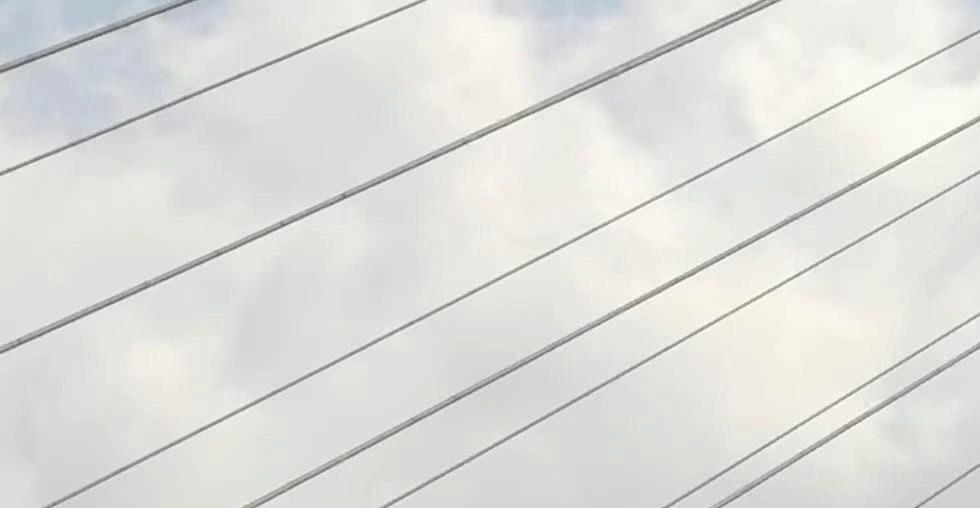
#> input picture frame 65 of media/shihumobile_cut.mp4, 980 x 508 px, given in place of 20211202_04.mp4, which was not available
$ python phasebasedMoMag.py   (older library calls are emulated)
#> lines starting #> are read from the running program, lines starting #| are printed output that depends on the picture; pictures that were not available may be replaced by others from this repository, and a replacement may not be noted
### perceptual/filterbank.py
from __future__ import division
import numpy as np
import scipy.misc as sc
import scipy.signal
from scipy.special import factorial

# [30 lines left out: function visualize, not called in this run]

class Steerable:
	def __init__(self, height = 5):
		"""
		height is the total height, including highpass and lowpass
		"""
		self.nbands = 4
		self.height = height
		self.isSample = True

	def buildSCFpyr(self, im):
		assert len(im.shape) == 2, 'Input image must be grayscale'

		M, N = im.shape
		log_rad, angle = self.base(M, N)
		Xrcos, Yrcos = self.rcosFn(1, -0.5)
		Yrcos = np.sqrt(Yrcos)
		YIrcos = np.sqrt(1 - Yrcos*Yrcos)

		lo0mask = self.pointOp(log_rad, YIrcos, Xrcos)
		hi0mask = self.pointOp(log_rad, Yrcos, Xrcos)

		imdft = np.fft.fftshift(np.fft.fft2(im))
		lo0dft = imdft * lo0mask

		coeff = self.buildSCFpyrlevs(lo0dft, log_rad, angle, Xrcos, Yrcos, self.height - 1)

		hi0dft = imdft * hi0mask
		hi0 = np.fft.ifft2(np.fft.ifftshift(hi0dft))

		coeff.insert(0, hi0.real)

		return coeff

	# [4 lines left out: function getlist, not called in this run]

	def buildSCFpyrlevs(self, lodft, log_rad, angle, Xrcos, Yrcos, ht):
		if (ht <=1):
			lo0 = np.fft.ifft2(np.fft.ifftshift(lodft))
			coeff = [lo0.real]

		else:
			Xrcos = Xrcos - 1

			# ==================== Orientation bandpass =======================
			himask = self.pointOp(log_rad, Yrcos, Xrcos)

			lutsize = 1024
			Xcosn = np.pi * np.array(range(-(2*lutsize+1),(lutsize+2)))/lutsize
			order = self.nbands - 1
			const = np.power(2, 2*order) * np.square(factorial(order)) / (self.nbands * factorial(2*order))

			alpha = (Xcosn + np.pi) % (2*np.pi) - np.pi
			Ycosn = 2*np.sqrt(const) * np.power(np.cos(Xcosn), order) * (np.abs(alpha) < np.pi/2)

			orients = []

			for b in range(self.nbands):
				anglemask = self.pointOp(angle, Ycosn, Xcosn + np.pi*b/self.nbands)
				banddft = np.power(np.complex(0,-1), self.nbands - 1) * lodft * anglemask * himask
				band = np.fft.ifft2(np.fft.ifftshift(banddft))
				orients.append(band)

			# ================== Subsample lowpass ============================
			dims = np.array(lodft.shape)

			lostart = np.ceil((dims+0.5)/2) - np.ceil((np.ceil((dims-0.5)/2)+0.5)/2)
			loend = lostart + np.ceil((dims-0.5)/2)

			lostart = lostart.astype(int)
			loend = loend.astype(int)

			log_rad = log_rad[lostart[0]:loend[0], lostart[1]:loend[1]]
			angle = angle[lostart[0]:loend[0], lostart[1]:loend[1]]
			lodft = lodft[lostart[0]:loend[0], lostart[1]:loend[1]]
			YIrcos = np.abs(np.sqrt(1 - Yrcos*Yrcos))
			lomask = self.pointOp(log_rad, YIrcos, Xrcos)

			lodft = lomask * lodft

			coeff = self.buildSCFpyrlevs(lodft, log_rad, angle, Xrcos, Yrcos, ht-1)
			coeff.insert(0, orients)

		return coeff

	# [68 lines left out: functions reconSCFpyrLevs, reconSCFpyr, not called in this run]


	def base(self, m, n):

		x = np.linspace(-(m // 2)/(m / 2), (m // 2)/(m / 2) - (1 - m % 2)*2/m , num = m)
		y = np.linspace(-(n // 2)/(n / 2), (n // 2)/(n / 2) - (1 - n % 2)*2/n , num = n)

		xv, yv = np.meshgrid(y, x)

		angle = np.arctan2(yv, xv)

		rad = np.sqrt(xv**2 + yv**2)
		rad[m//2][n//2] = rad[m//2][n//2 - 1]
		log_rad = np.log2(rad)

		return log_rad, angle

	def rcosFn(self, width, position):
		N = 256
		X = np.pi * np.array(range(-N-1, 2))/2/N

		Y = np.cos(X)**2
		Y[0] = Y[1]
		Y[N+2] = Y[N+1]

		X = position + 2*width/np.pi*(X + np.pi/4)
		return X, Y

	def pointOp(self, im, Y, X):
		out = np.interp(im.flatten(), X, Y)
		return np.reshape(out, im.shape)

class SteerableNoSub(Steerable):

	# [43 lines left out: function buildSCFpyrlevs, not called in this run]

### pyr2arr.py
# notation func：可操控金字塔

"""
Created on Mon Dec 21 18:19:12 2015

@author: jkooij
"""

import numpy as np

class Pyramid2arr:
    '''Class for converting a pyramid to/from a 1d array'''

    def __init__(self, steer, coeff=None):
        """
        Initialize class with sizes from pyramid coeff
        """
        self.levels = range(1, steer.height-1)
        self.bands = range(steer.nbands)

        self._indices = None
        if coeff is not None:
            self.init_coeff(coeff)

    def init_coeff(self, coeff):
        shapes = [coeff[0].shape]
        for lvl in self.levels:
            for b in self.bands:
                shapes.append( coeff[lvl][b].shape )
        shapes.append(coeff[-1].shape)

        # compute the total sizes
        sizes = [np.prod(shape) for shape in shapes]

        # precompute indices of each band
        offsets = np.cumsum([0] + sizes)
        self._indices = list(zip(offsets[:-1], offsets[1:], shapes))

    def p2a(self, coeff):
        """
        Convert pyramid as a 1d Array
        """

        if self._indices is None:
            self.init_coeff(coeff)

        bandArray = np.hstack([ np.ravel( coeff[lvl][b] ) for lvl in self.levels for b in self.bands ])
        bandArray = np.hstack((np.ravel(coeff[0]), bandArray, np.ravel(coeff[-1])))

        return bandArray


    # [18 lines left out: function a2p, not called in this run]

### temporal_filters.py
# -*- coding: utf-8 -*-
"""
Created on Mon Dec 21 17:52:29 2015

@author: jkooij
"""

import numpy as np
import scipy.signal

import scipy.fftpack as fftpack
#import pyfftw.interfaces.scipy_fftpack as fftpack


class SlidingWindow (object):

    def __init__(self, size, step=1):
        self.size = size
        self.step = step
        self.memory = None

        assert(self.step > 0)

    # [19 lines left out: function process, not called in this run]

    def update(self, data):
        if self.memory is None:
            self.memory = np.asarray(data)
        else:
            self.memory = np.concatenate((self.memory, data), axis=0)

    def next(self):
        if self.memory is not None and self.memory.shape[0] >= self.size:
            # get window
            out = self.memory[:self.size]

            # slide
            self.memory = self.memory[self.step:]

            return out
        else:
            raise StopIteration()

    # [9 lines left out: function collect, not called in this run]

class IdealFilter (object):
    """ Implements ideal_bandpassing as in EVM_MAtlab. """

    def __init__(self, wl=.5, wh=.75, fps=1, NFFT=None):
        """Ideal bandpass filter using FFT """

        self.fps = fps
        self.wl = wl
        self.wh = wh
        self.NFFT = NFFT

        if self.NFFT is not None:
            self.__set_mask()

    def __set_mask(self):
        self.frequencies = fftpack.fftfreq(self.NFFT, d=1.0/self.fps)

        # determine what indices in Fourier transform should be set to 0
        self.mask = (np.abs(self.frequencies) < self.wl) | (np.abs(self.frequencies) > self.wh)


    def __call__(self, data, axis=0):
        if self.NFFT is None:
            self.NFFT = data.shape[0]
            self.__set_mask()

        fft = fftpack.fft(data, axis=axis)
        fft[self.mask] = 0
        return np.real( fftpack.ifft(fft, axis=axis) )

class IdealFilterWindowed (SlidingWindow):

    def __init__(self, winsize, wl=.5, wh=.75, fps=1, step=1, outfun=None):
        SlidingWindow.__init__(self, winsize, step)
        self.filter = IdealFilter(wl, wh, fps=fps, NFFT=winsize)
        self.outfun = outfun

    def next(self):
        out = SlidingWindow.next(self)
        out = self.filter(out)
        if self.outfun is not None:
            # apply output function, e.g. to return first (most recent) item
            out = self.outfun(out)
        return out


class IIRFilter (SlidingWindow):
    """
    Implements the IIR filter
           a[0]*y[n] = b[0]*x[n] + b[1]*x[n-1] + ... + b[nb]*x[n-nb]
                                   - a[1]*y[n-1] - ... - a[na]*y[n-na]
    See scipy.signal.lfilter
    """

    # [37 lines left out: functions __init__, update, next, not called in this run]


class ButterFilter (IIRFilter):
    # [4 lines left out: function __init__, not called in this run]


class ButterBandpassFilter (ButterFilter):

    # [5 lines left out: function __init__, not called in this run]

    def update(self, data):
        ButterFilter.update(self, data)
        self.lowpass.update(data)

    # [4 lines left out: function next, not called in this run]

### progress_bar.py
# notation func：进度条

def print_progress_bar(iteration, total, prefix='', suffix='', length=50, fill='█'):
    """
    打印进度条和百分比
    :param iteration: 当前迭代次数
    :param total: 总迭代次数
    :param prefix: 前缀字符串
    :param suffix: 后缀字符串
    :param length: 进度条长度
    :param fill: 进度条填充字符
    """
    percent = ("{0:.1f}").format(100 * (iteration / float(total)))
    filled_length = int(length * iteration // total)
    bar = fill * filled_length + '-' * (length - filled_length)
    print(f'\r{prefix} |{bar}| {percent}% {suffix} {iteration}/{total}', end="\r")
    if iteration == total:
        print()

### phasebasedMoMag.py
from perceptual.filterbank import *
import cv2
import sys
import numpy as np
from pyr2arr import Pyramid2arr  # 可操控金字塔
from temporal_filters import IdealFilterWindowed, ButterBandpassFilter  # 理想滤波器
import subprocess
import os

from progress_bar import print_progress_bar


# 用户选择ROI模式
def select_roi_mode(vidReader, width, height):
#> called with width = 980, height = 508
    print("Select ROI mode: 1) Full video 2) Manual selection 3) Enter ROI")
    choice = input("Enter choice (1, 2, or 3): ").strip()
#> the answer given: 1

    if choice == "1":
        # 使用整个视频
        return 0, 0, width, height
    elif choice == "2":
        # 手动选择ROI
        _, first_frame = vidReader.read()
        roi = cv2.selectROI("Select ROI", first_frame, fromCenter=False)
        cv2.destroyWindow("Select ROI")
        return roi
    elif choice == "3":
        # 用户输入ROI参数
        while True:
            try:
                x, y = map(int, input("Enter ROI top-left corner (x, y): ").split(","))
                w, h = map(int, input("Enter ROI size (width, height): ").split(","))
                # 确保ROI在图像范围内
                if (
                    0 <= x < width
                    and 0 <= y < height
                    and x + w <= width
                    and y + h <= height
                ):
                    print(f"Top-left corner: ({x},{y}), ROI Size: {w}x{h}")
                    return x, y, w, h
                else:
                    print("ROI is out of image bounds. Please try again.")
            except ValueError:
                print("Invalid input. Please enter integers.")


# 基于相位的视频放大函数
def phaseBasedMagnify(
    vidFname,
    # vidFnameOut,
    maxFrames,
    windowSize,
    factor,
    fpsForBandPass,
    lowFreq,
    highFreq,
    x,
    y,
    w,
    h,
):
    # 初始化可导向复值金字塔
#> called with maxFrames = 60000, windowSize = 30, factor = 20, fpsForBandPass = 600, lowFreq = 4, highFreq = 15, x = 0, y = 0
    steer = Steerable(5)
    pyArr = Pyramid2arr(steer)

    # 读取视频文件
    print("Reading:", vidFname)

    # 获取视频属性
    vidReader = cv2.VideoCapture(vidFname)

    # 获取原视频的 FourCC 编码
    original_fourcc = int(vidReader.get(cv2.CAP_PROP_FOURCC))
    fourcc_chars = "".join([chr((original_fourcc >> 8 * i) & 0xFF) for i in range(4)])

    vidFrames = int(vidReader.get(cv2.CAP_PROP_FRAME_COUNT))
    width = int(vidReader.get(cv2.CAP_PROP_FRAME_WIDTH))
    height = int(vidReader.get(cv2.CAP_PROP_FRAME_HEIGHT))
    fps = int(vidReader.get(cv2.CAP_PROP_FPS))
    func_fourcc = cv2.VideoWriter_fourcc(*"avc1")

    # 如果fps未知，则默认为30
    if np.isnan(fps):
        fps = 30

    # 输出视频的帧数、分辨率和帧率
    print(" %d frames" % vidFrames)
    print(" (%d x %d)" % (width, height))
    print(" FPS:%d" % fps)

    # [7 lines of commented-out code are left out]

    print(f"ROI Top-Left Corner: ({x}, {y}), ROI Size: {w}x{h}")

    # # 获取原视频的文件名（不包括扩展名）
    # base_name = os.path.splitext(os.path.basename(vidFname))[0]

    # # 构建输出目录路径（在media_mag文件夹中，以原视频文件名命名的子文件夹）
    # output_dir = os.path.join(
    #     os.path.dirname(os.path.dirname(vidFname)), "media_mag", base_name
    # )

    # # 创建输出目录（如果不存在）
    # os.makedirs(output_dir, exist_ok=True)

    # # 构建输出视频的新路径（包含ROI信息）
    # output_vid_path = os.path.join(
    #     output_dir,
    #     f"{base_name}_roi({x},{y},{w},{h})_Mag{factor}_lo{lowFreq}_hi{highFreq}.avi",
    # )

    # 视频文件的目录和上级目录
    # video_dir = os.path.dirname(vidFname)
    # grandparent_dir = os.path.dirname(os.path.dirname(video_dir))

    # # 检查视频是否已在media_attached文件夹中
    # if os.path.basename(video_dir) == "media_attached":
    #     output_dir = video_dir
    # else:
    #     # 不在media_attached中，使用上上级目录的media_attached文件夹
    #     output_dir = os.path.join(grandparent_dir, "media_attached")
    #     # 如果目录不存在，则创建它
    #     if not os.path.exists(output_dir):
    #         os.makedirs(output_dir)
    output_dir = 'media_attached'
    os.makedirs(output_dir, exist_ok=True)
    # 构建输出视频的文件路径
    output_vid_path = os.path.join(
        output_dir,
        # f"{os.path.splitext(os.path.basename(vidFname))[0]}_roi({x},{y},{w},{h})_Mag{factor}_lo{lowFreq}_hi{highFreq}.avi",
        f"{os.path.splitext(os.path.basename(vidFname))[0]}_roi({x},{y},{w},{h})_Mag{factor}_lo{lowFreq}_hi{highFreq}.mp4",
    )

    # 视频写入器设置
    fourcc = cv2.VideoWriter_fourcc(*fourcc_chars)
    vidWriter = cv2.VideoWriter(output_vid_path, func_fourcc, int(fps), (width, height), 1)
    print("Writing:", output_vid_path)

    # 处理的帧数
    nrFrames = min(vidFrames, maxFrames)

    # 设置时域滤波器
    filter = IdealFilterWindowed(
        windowSize, lowFreq, highFreq, fps=fpsForBandPass, outfun=lambda x: x[0]
    )

    # 逐帧读取并处理视频
    print("FrameNr:")
    for frameNr in range(nrFrames + windowSize):
        print_progress_bar(
            frameNr, nrFrames, prefix="Amplifying motion:", suffix="Complete"
        )
        # print(f"Processing Frame {frameNr} / {nrFrames}")
        sys.stdout.flush()  # 刷新输出

        if frameNr < nrFrames:
            # 读取一帧
            _, im = vidReader.read()
            if im is None:
                break

            # 转换为灰度图像
            if len(im.shape) > 2:
                grayIm = cv2.cvtColor(im, cv2.COLOR_RGB2GRAY)
            else:
                grayIm = im

            # 只处理ROI区域
            grayIm_roi = grayIm[y : y + h, x : x + w]

            # ###rgb_p1
            # # 从彩色图像中提取亮度通道
            # im_roi_color = im[y:y+h, x:x+w]
            # grayIm_roi = cv2.cvtColor(im_roi_color, cv2.COLOR_RGB2GRAY)
            # ###rgb_p1

            # 构建金字塔并获取系数
            coeff = steer.buildSCFpyr(grayIm_roi)

            # 添加到视频数组
            arr = pyArr.p2a(coeff)
            phases = np.angle(arr)

            # 更新时域滤波器
            filter.update([phases])

            # 尝试获取滤波输出
            try:
                filteredPhases = filter.next()
            except StopIteration:
                continue

            # 运动放大
            magnifiedPhases = (phases - filteredPhases) + filteredPhases * factor

            # 重建新数组
            newArr = np.abs(arr) * np.exp(magnifiedPhases * 1j)
            newCoeff = pyArr.a2p(newArr)

            # 重建金字塔并获取输出图像
            out = steer.reconSCFpyr(newCoeff)

            # 转换为RGB图像
            rgbIm = np.empty((out.shape[0], out.shape[1], 3))
            rgbIm[:, :, 0] = out
            rgbIm[:, :, 1] = out
            rgbIm[:, :, 2] = out

            # 写入到磁盘
            res = cv2.convertScaleAbs(rgbIm)
            vidWriter.write(res)

            # 将ROI结果放回原始图像
            res = cv2.convertScaleAbs(rgbIm)
            im[y : y + h, x : x + w] = res

            # ###rgb_p2
            # # 将输出转换为uint8类型
            # out_uint8 = cv2.convertScaleAbs(out)

            # # 创建mask，确定哪些像素发生了变化
            # mask = cv2.absdiff(grayIm_roi, out_uint8) > 0
            # mask_3d = np.repeat(mask[:, :, np.newaxis], 3, axis=2)

            # # 将处理后的亮度通道与原始彩色图像的颜色通道合并
            # out_rgb = cv2.cvtColor(out_uint8, cv2.COLOR_GRAY2RGB)
            # im_roi_color = np.where((mask_3d), out_rgb, im_roi_color)

            # # 将处理后的ROI区域放回原始图像
            # im[y:y+h, x:x+w] = im_roi_color
            # ###pgb_p2

            vidWriter.write(im)
#> this loop made 30 passes
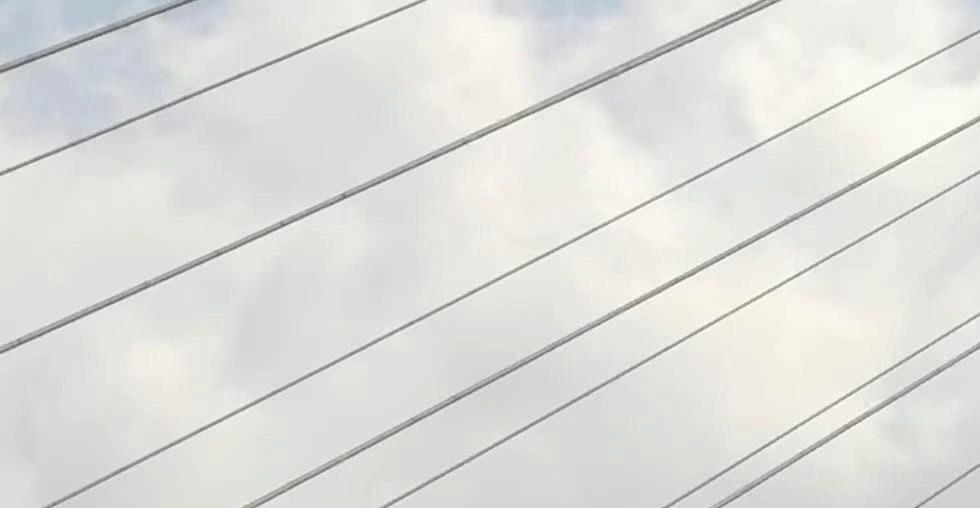
#> input picture frame 65 of media/shihumobile_cut.mp4, 980 x 508 px, given in place of 20211202_04.mp4, which was not available
#> pass 1, in buildSCFpyrlevs, `himask = self.pointOp(log_rad, Yrcos, Xrcos)`:
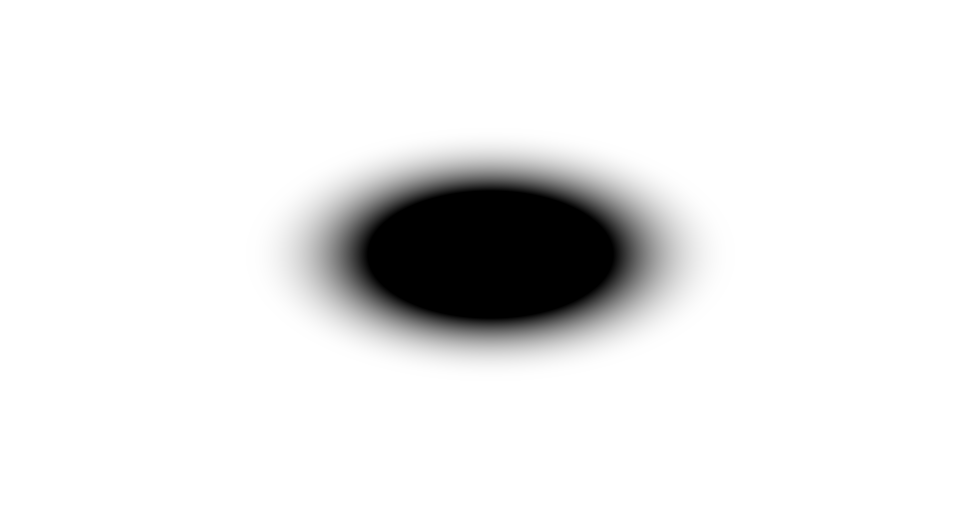
#> himask: shape (508, 980) float64; min 6.12e-17, max 1, mean 0.914
#> pass 1, in buildSCFpyrlevs, `log_rad = log_rad[lostart[0]:loend[0], lostart[1]:loend[1]]`:
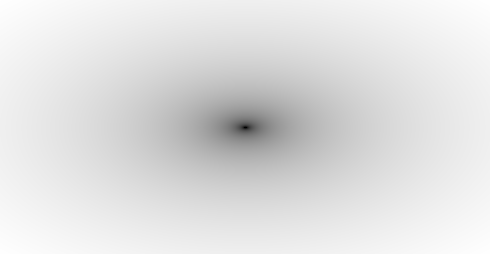
#> log_rad: shape (254, 490) float64; min -8.94, max -0.5, mean -1.53; drawn with min black and max white
#> pass 1, in buildSCFpyrlevs, `angle = angle[lostart[0]:loend[0], lostart[1]:loend[1]]`:
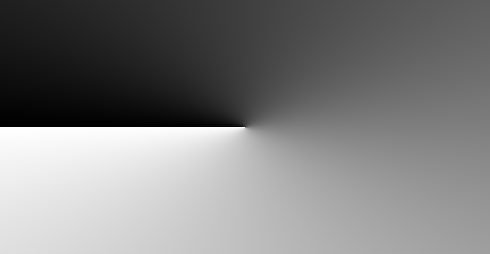
#> angle: shape (254, 490) float64; min -3.13, max 3.14, mean -6.31e-06; drawn with min black and max white

    # 释放视频读写器资源
    vidReader.release()
    vidWriter.release()

    # 返回输出视频的路径
    return output_vid_path


# 主脚本部分
if __name__ == "__main__":
    # 设置视频源、输出文件名、最大帧数等参数
    vidFname = "/Users/youkipepper/Desktop/pbMoMa/media/nanjing/20211202_04.mp4"
    vidReader = cv2.VideoCapture(vidFname)
    width = int(vidReader.get(cv2.CAP_PROP_FRAME_WIDTH))
    height = int(vidReader.get(cv2.CAP_PROP_FRAME_HEIGHT))

    # 用户选择ROI模式
    x, y, w, h = select_roi_mode(vidReader, width, height)

    maxFrames = 60000
    windowSize = 30
    factor = 20
    fpsForBandPass = 600

    # notation 修改时域滤波器
    lowFreq = 4
    highFreq = 15

    # 构建输出文件名
    vidFnameOut = os.path.join(
        "media_mag",
        os.path.basename(vidFname).replace(
            ".mp4", "-Mag%dIdeal-lo%d-hi%d.avi" % (factor, lowFreq, highFreq)
        ),
    )

    # 可选：将输出视频转换为MP4格式
#> (the run stopped early here; a loop or call above may not have finished)
